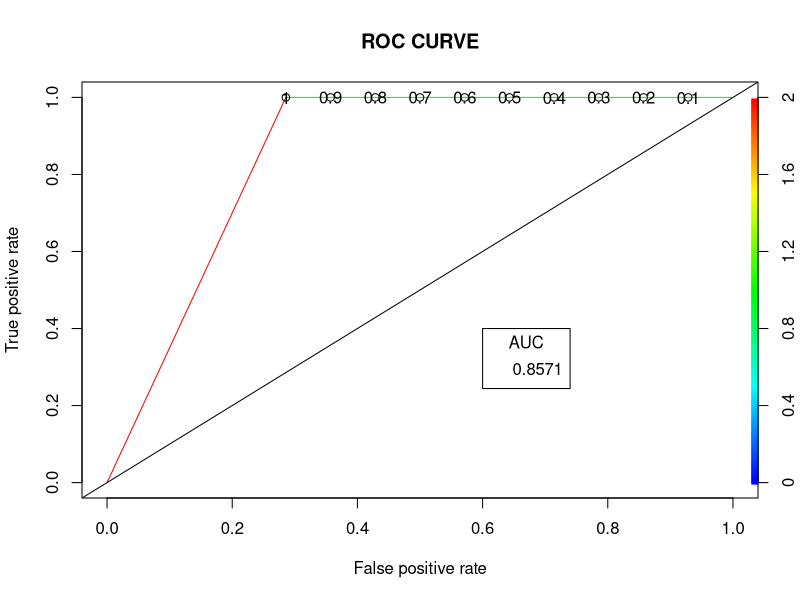

This chart was generated by the following R code:
install.packages("dplyr")  
library(dplyr)  
summary(mtcars)  
install.packages("caTools")   
install.packages("ROCR")     
library(caTools)  
library(ROCR)  
split <- sample.split(mtcars, SplitRatio = 0.8)  
train_reg <- subset(mtcars, split == "TRUE")  
test_reg <- subset(mtcars, split == "FALSE")  
# Train model  
logistic_model <- glm(vs ~ wt + disp, data = train_reg, family = "binomial")  
summary(logistic_model)  
# Predictions  
predict_reg <- predict(logistic_model, test_reg, type = "response")  
predict_reg <- ifelse(predict_reg > 0.5, 1, 0)  
# Accuracy  
table(test_reg$vs, predict_reg)  
missing_classerr <- mean(predict_reg != test_reg$vs)  
print(paste('Accuracy =', 1 - missing_classerr))  
# ROC-AUC  
ROCPred <- prediction(predict_reg, test_reg$vs)  
ROCPer <- performance(ROCPred, measure = "tpr", x.measure = "fpr")  
auc <- performance(ROCPred, measure = "auc")  
auc <- auc@y.values[[1]]  
auc  
# Plot ROC  
plot(ROCPer, colorize = TRUE, print.cutoffs.at = seq(0.1, by = 0.1), main = "ROC CURVE")  
abline(a = 0, b = 1)  
auc <- round(auc, 4)  
legend(.6, .4, auc, title = "AUC", cex = 1)  
